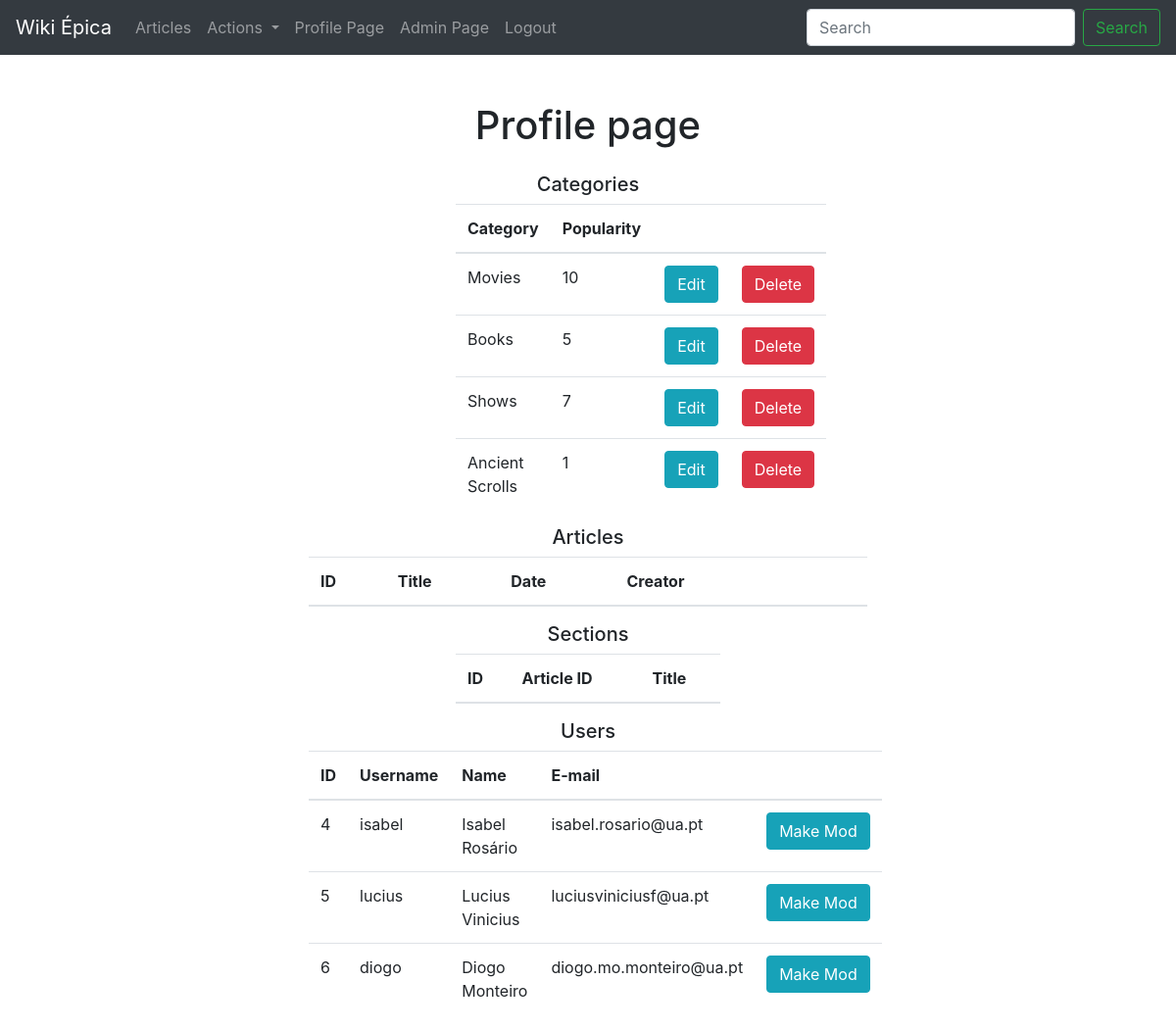
The page /adminPage/ (signed in) on the database as committed earlier.
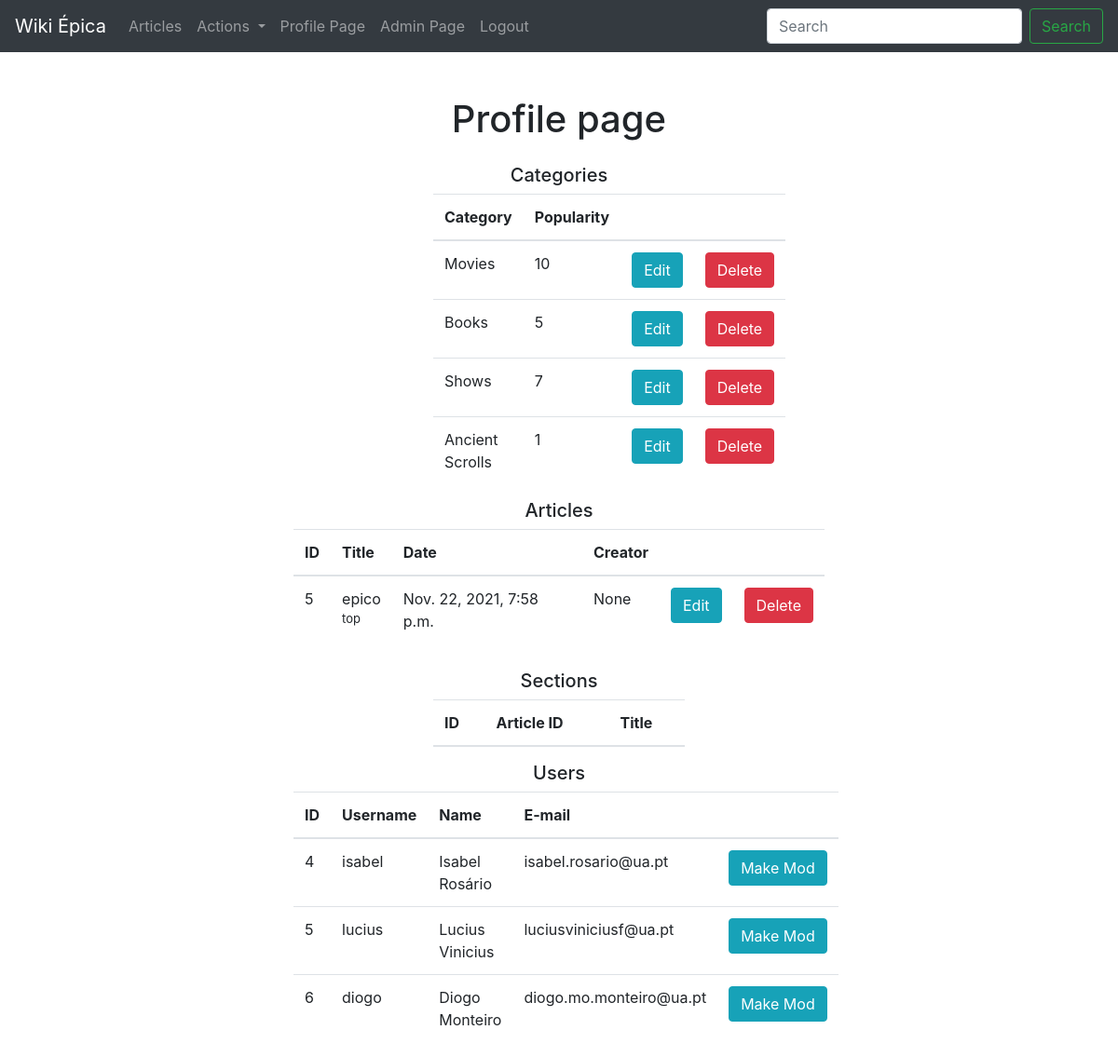
The same page on the database as committed later.
### wiki/models.py (models this page shows, shortened)
class Category(models.Model):
    name = models.CharField(max_length=80)
    popularity = models.IntegerField()

class Article(models.Model):
    title = models.CharField(max_length=120)
    short_description = models.CharField(max_length=800)
    main_text = models.TextField()
    main_image = models.ImageField(upload_to=upload_path)
    side_card = models.JSONField(null=True, blank=True)
    categories = models.ManyToManyField(Category)
    date_created = models.DateTimeField(default=datetime.datetime.now)
    date_last_modified = models.DateTimeField(default=datetime.datetime.now)
    created_by_user = models.ForeignKey(
        settings.AUTH_USER_MODEL,
        null=True,
        on_delete=models.SET_NULL,
        related_name="creator"
    )
    last_modified_by_user = models.ForeignKey(
        settings.AUTH_USER_MODEL,
        null=True,
        on_delete=models.SET_NULL
    )
    edit_restriction_level = models.IntegerField()

### wiki/views.py (the view, shortened to what this page needs)
# urls.py: path('adminPage/', views.adminPage),
def adminPage(request):
    categories = Category.objects.all()
    articles = Article.objects.all()
    sections = Section.objects.all()
    users = User.objects.all()
    global mods_error
    params = {
        "categories": categories,
        "articles": articles,
        "sections": sections,
        "users": users,
        "mods_error": mods_error,
    }
    mods_error = False
    return render(request, "admin_page.html", params)

### wiki/templatetags/custom_tags.py (called while the page is built)
@register.filter(name='has_group')
def has_group(user, group_name):
    return user.groups.filter(name=group_name).exists()

### wiki/templates/admin_page.html (shortened to what the changed rows need)
{% extends "layout.html" %}
{% block content %}
    <div class="d-flex justify-content-center mt-5"><h1>Profile page</h1></div>
    {% if not user.is_authenticated %}
        <div class="d-flex justify-content-center mt-5"><p class="text-danger">Please login to see this page.</p></div>
    {% elif not user.is_superuser %}
        <div class="d-flex justify-content-center mt-5"><p class="text-danger">You need admin permission level to see this page.</p></div>
    {% else %}
        <div class="container w-25 mt-3">
            <table class="table">
                <thead>
                    <tr>
                        <th scope="col">Category</th>
                        <th scope="col">Popularity</th>
                        <th scope="col"></th>
                        <th scope="col"></th>
                    </tr>
                </thead>
                <tbody>
                    {% for category in categories %}
                        <tr>
                            <td>{{ category.name }}</td>
                            <td>{{ category.popularity }}</td>
                            <td><a role="button" class="btn btn-info" style="color: white" href="/categories/edit/{{ category.id }}/">Edit</a></td>
                            <td>
                                <form action="." method="post">
                                    <input type="submit" value="Delete" role="button" class="btn btn-danger"></input>
                                </form>
                            </td>
                        </tr>
                    {% endfor %}
                </tbody>
            </table>
        </div>
        <div class="container w-50 mt-3">
            <table class="table">
                <thead>
                    <tr>
                        <th scope="col">ID</th>
                        <th scope="col">Title</th>
                        <th scope="col">Date</th>
                        <th scope="col">Creator</th>
                        <th scope="col"></th>
                        <th scope="col"></th>
                    </tr>
                </thead>
                <tbody>
                    {% for article in articles %}
                        <tr>
                            <td>{{ article.id }}</td>
                            <td>
                                {{ article.title }}
                                <p style="font-size: small">{{ article.short_description }}</p>
                            </td>
                            <td>{{ article.date_created }}</td>
                            <td>{{ article.created_by_user }}</td>
                            <td><a role="button" class="btn btn-info" style="color: white" href="/articles/edit/{{ article.id }}/">Edit</a></td>
                            <td>
                                <form action="." method="post">
                                    <input type="submit" value="Delete" role="button" class="btn btn-danger"></input>
                                </form>
                            </td>
                        </tr>
                    {% endfor %}
                </tbody>
            </table>
        </div>
        <div class="container w-25 mt-3">
            <table class="table">
                <thead>
                    <tr>
                        <th scope="col">ID</th>
                        <th scope="col">Article ID</th>
                        <th scope="col">Title</th>
                    </tr>
                </thead>
            </table>
        </div>
        <div class="container w-50 mt-3">
            <table class="table">
                <thead>
                    <tr>
                        <th scope="col">ID</th>
                        <th scope="col">Username</th>
                        <th scope="col">Name</th>
                        <th scope="col">E-mail</th>
                        <th scope="col"></th>
                    </tr>
                </thead>
                <tbody>
                    {% for user in users %}
                        {% if user.username != "admin" %}
                            <tr>
                                <td>{{ user.id }}</td>
                                <td>{{ user.username }}</td>
                                <td>{{ user.first_name }} {{ user.last_name }}</td>
                                <td>{{ user.email }}</td>
                                {% if not user|has_group:"Mods" %}
                                    <td>
                                        <form action="." method="post">
                                            <input type="submit" value="Make Mod" role="button" class="btn btn-info"></input>
                                        </form>
                                    </td>
                                {% endif %}
                            </tr>
                        {% endif %}
                    {% endfor %}
                </tbody>
            </table>
        </div>
    {% endif %}
{% endblock %}

Rows that differ between the two databases and show on the page:
added Article: id "5", title "epico", short_description "top", date_created "Nov. 22, 2021, 7:58 p.m.", created_by_user "None"
